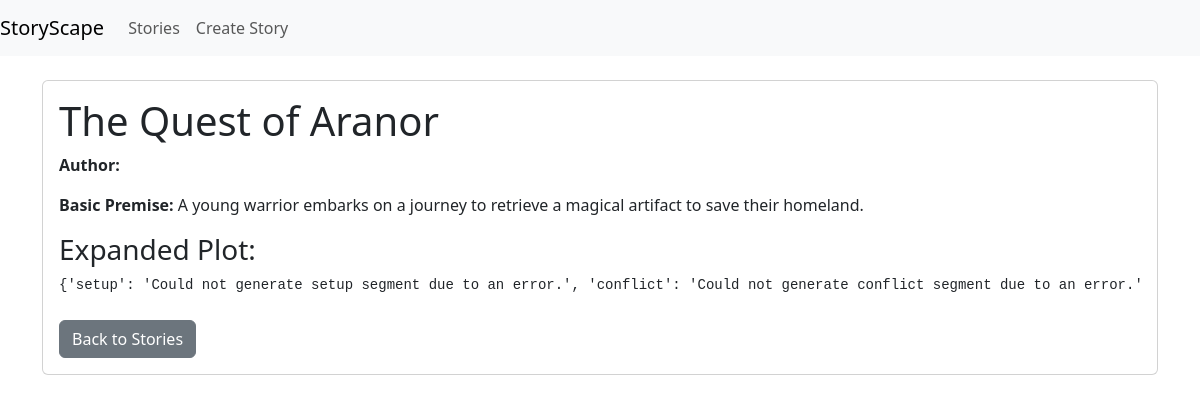
The page /api/story/1/ on the database its author committed.
### core/models.py (models this page shows, shortened)
class Story(models.Model):
    title = models.CharField(max_length=200)
    author = models.CharField(max_length=100)
    basic_premise = models.TextField()
    expanded_plot = models.JSONField(null=True,blank=True)  # To store story segments
    created_at = models.DateTimeField(auto_now_add=True)
    updated_at = models.DateTimeField(auto_now=True)

### core/views.py (the view)
# urls.py: path('story/<int:pk>/', views.story_detail, name='story_detail'),
def story_detail(request, pk):
    story = get_object_or_404(Story, pk=pk)
    return render(request, 'core/story_detail.html', {'story': story})

### core/templates/core/story_detail.html
{% extends "core/base.html" %}
{% block content %}
<div class="card">
    <div class="card-body">
        <h1>{{ story.title }}</h1>
        <p><strong>Author:</strong> {{ story.author }}</p>
        <p><strong>Basic Premise:</strong> {{ story.basic_premise }}</p>
        <h3>Expanded Plot:</h3>
        <pre class="mb-4">{{ story.expanded_plot }}</pre>
        <div class="btn-group">
            <a href="{% url 'story_list' %}"
               class="btn btn-secondary">Back to Stories</a>
        </div>
    </div>
</div>
{% endblock %}

### rows shown on the page
Story: title "The Quest of Aranor", basic_premise "A young warrior embarks on a journey to retrieve a magical artifact to save their homeland.", expanded_plot "{'setup': 'Could not generate setup segment due to an error.', 'conflict': 'Could not generate conflict segment due to an…"
